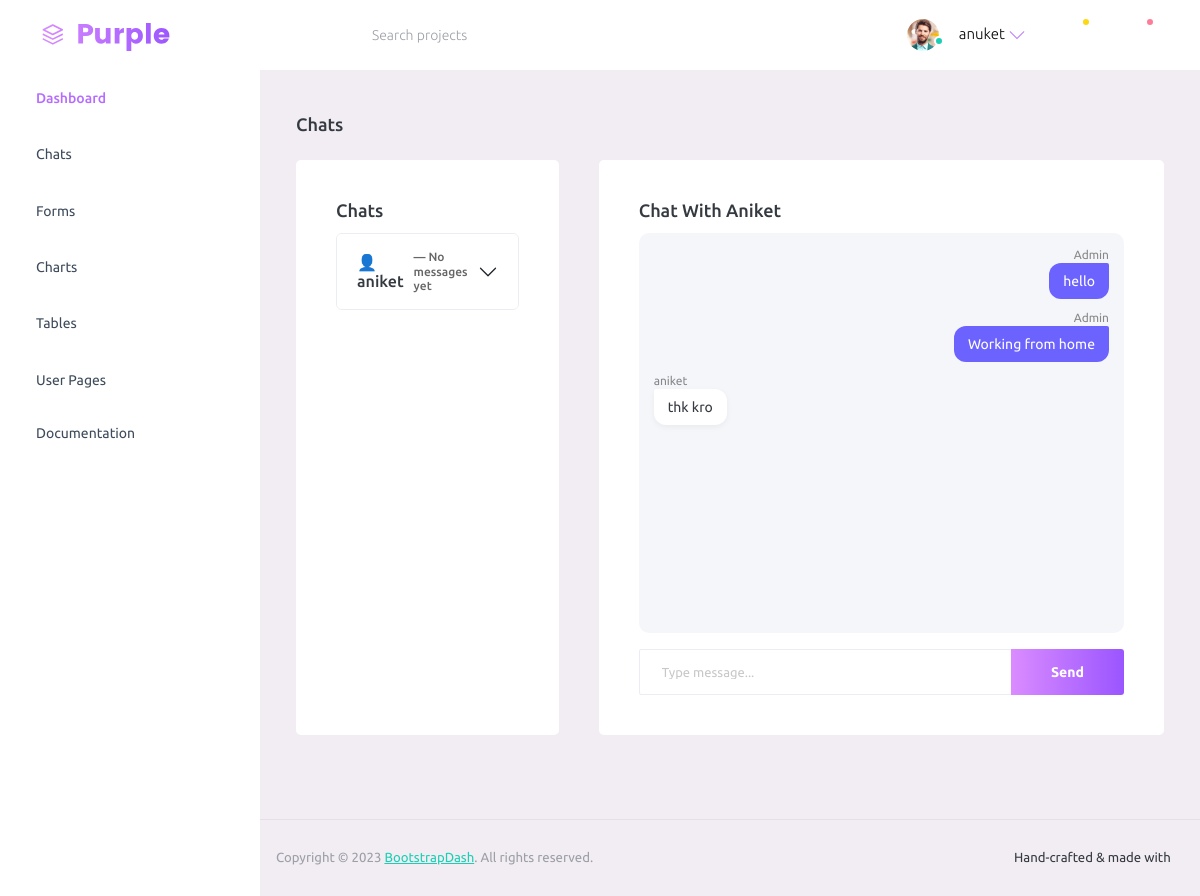
Page /dashboard/chat/17/ (signed in) on the committed database.
### user/models.py (models this page shows, shortened)
class Ticket(models.Model):
    STATUS_CHOICES = [
        ('pending', 'Pending'),
        ('in_progress', 'In Progress'),
        ('resolved', 'Resolved'),
    ]
    user = models.ForeignKey(User, on_delete=models.CASCADE)
    title = models.CharField(max_length=255)
    description = models.TextField()
    image = models.ImageField(upload_to='tickets/images/', blank=True, null=True)
    document = models.FileField(upload_to='tickets/docs/', blank=True, null=True)
    purchase = models.ForeignKey(Purchase, on_delete=models.CASCADE, blank=True, null=True)
    other = models.CharField(max_length=255, blank=True, null=True)
    assigned_to = models.ForeignKey(User, on_delete=models.SET_NULL, null=True, blank=True, limit_choices_to={'is_staff': True}, related_name='assigned_tickets')
    category = models.CharField(max_length=50,blank=True, null=True)
    status = models.CharField(max_length=20, choices=STATUS_CHOICES, default='pending')
    created_at = models.DateTimeField(auto_now_add=True)

class TicketComment(models.Model):
    ticket = models.ForeignKey(Ticket, on_delete=models.CASCADE, related_name="chats")
    sender = models.ForeignKey(User, on_delete=models.CASCADE, null=True, blank=True)
    message = models.TextField()
    image = models.ImageField(upload_to="chat_images/", blank=True, null=True)
    created_at = models.DateTimeField(auto_now_add=True)
    is_read = models.BooleanField(default=False)

### user/views.py (the view, shortened to what this page needs)
# urls.py: path('dashboard/chat/<int:ticket_id>/', views.admin_ticket_chat, name='admin_ticket_chat'),
def admin_ticket_chat(request, ticket_id):
    if not request.user.is_staff:
        return redirect('admin_login')
    ticket = get_object_or_404(Ticket, id=ticket_id)
    tickets = Ticket.objects.all()
    messages = TicketComment.objects.filter(ticket=ticket).order_by('created_at')
    return render(request, 'Dashboard/chat.html', {
        'ticket': ticket,
        'tickets': tickets,
        'messages': messages
    })

### user/templates/Dashboard/chat.html (shortened to what this page needs)
{% load static %}
<!DOCTYPE html>
<html lang="en">
  <head>
    <link
      rel="stylesheet"
      href="{% static 'assets/vendors/mdi/css/materialdesignicons.min.css' %}"
    />
    <link
      rel="stylesheet"
      href="{% static 'assets/vendors/ti-icons/css/themify-icons.css' %}"
    />
    <link
      rel="stylesheet"
      href="{% static 'assets/vendors/css/vendor.bundle.base.css' %}"
    />
    <link
      rel="stylesheet"
      href="{% static 'assets/vendors/font-awesome/css/font-awesome.min.css' %}"
    />
    <link
      rel="stylesheet"
      href="{% static 'assets/vendors/bootstrap-datepicker/bootstrap-datepicker.min.css' %}"
    />
    <link rel="stylesheet" href="{% static 'assets/css/style.css' %}" />
  </head>
  <body>
    <div class="container-scroller">
      <div class="container-scroller">
      <nav
        class="navbar default-layout-navbar col-lg-12 col-12 p-0 fixed-top d-flex flex-row"
      >
        <div
          class="text-center navbar-brand-wrapper d-flex align-items-center justify-content-start"
        >
          <a class="navbar-brand brand-logo" href="index.html"
            ><img src="assets/images/logo.svg" alt="logo"
          /></a>
        </div>
        <div class="navbar-menu-wrapper d-flex align-items-stretch">
          <button
            class="navbar-toggler navbar-toggler align-self-center"
            type="button"
            data-toggle="minimize"
          >
            <span class="mdi mdi-menu"></span>
          </button>
          <div class="search-field d-none d-md-block">
            <form class="d-flex align-items-center h-100" action="#">
              <div class="input-group">
                <div class="input-group-prepend bg-transparent">
                  <i class="input-group-text border-0 mdi mdi-magnify"></i>
                </div>
                <input
                  type="text"
                  class="form-control bg-transparent border-0"
                  placeholder="Search projects"
                />
              </div>
            </form>
          </div>
          <ul class="navbar-nav navbar-nav-right">
            <li class="nav-item nav-profile dropdown">
              <a
                class="nav-link dropdown-toggle"
                id="profileDropdown"
                href="#"
                data-bs-toggle="dropdown"
              >
                <div class="nav-profile-img">
                  <img
                    src="{% static 'assets/images/faces/face1.jpg' %}"
                    alt="image"
                  />
                  <span class="availability-status online"></span>
                </div>
                <div class="nav-profile-text">
                  <p class="mb-1 text-black">{{ request.user.username }}</p>
                </div>
              </a>
            </li>
         <li class="nav-item dropdown">
              <a
                class="nav-link count-indicator dropdown-toggle"
                data-bs-toggle="dropdown"
              >
                <i class="mdi mdi-email-outline"></i>
                <span class="count-symbol bg-warning">
                </span>
              </a>
            </li>
            <li class="nav-item dropdown">
              <a
                class="nav-link count-indicator dropdown-toggle"
                data-bs-toggle="dropdown"
              >
                <i class="mdi mdi-bell-outline"></i>
                <span class="count-symbol bg-danger"></span>
              </a>
            </li>
          </ul>
        </div>
      </nav>
      <div class="container-fluid page-body-wrapper">
        <nav class="sidebar sidebar-offcanvas" id="sidebar">
          <ul class="nav">
            <li class="nav-item">
              <a class="nav-link" href="index.html">
                <span class="menu-title">Dashboard</span>
                <i class="mdi mdi-home menu-icon"></i>
              </a>
            </li>
          <li class="nav-item">
  <a
    class="nav-link"
    data-bs-toggle="collapse"
    href="#chatMenu"
  >
    <span class="menu-title">Chats</span>
    <i class="mdi mdi-chat-processing menu-icon"></i>
  </a>
</li>
            <li class="nav-item">
              <a
                class="nav-link"
                data-bs-toggle="collapse"
                href="#forms"
                aria-expanded="false"
                aria-controls="forms"
              >
                <span class="menu-title">Forms</span>
                <i class="mdi mdi-format-list-bulleted menu-icon"></i>
              </a>
            </li>
            <li class="nav-item">
              <a
                class="nav-link"
                data-bs-toggle="collapse"
                href="#charts"
                aria-expanded="false"
                aria-controls="charts"
              >
                <span class="menu-title">Charts</span>
                <i class="mdi mdi-chart-bar menu-icon"></i>
              </a>
            </li>
            <li class="nav-item">
              <a
                class="nav-link"
                data-bs-toggle="collapse"
                href="#tables"
                aria-expanded="false"
                aria-controls="tables"
              >
                <span class="menu-title">Tables</span>
                <i class="mdi mdi-table-large menu-icon"></i>
              </a>
            </li>
            <li class="nav-item">
              <a
                class="nav-link"
                data-bs-toggle="collapse"
                href="#auth"
                aria-expanded="false"
                aria-controls="auth"
              >
                <span class="menu-title">User Pages</span>
                <i class="menu-arrow"></i>
                <i class="mdi mdi-lock menu-icon"></i>
              </a>
            </li>
            <li class="nav-item">
              <a
                class="nav-link"
                href="docs/documentation.html"
                target="_blank"
              >
                <span class="menu-title">Documentation</span>
              </a>
            </li>
          </ul>
        </nav>
        <div class="main-panel">
          <div class="content-wrapper">
            <div class="page-header">
              <h3 class="page-title"> Chats</h3>
            </div>
           <div class="row">
 <div class="col-md-4 grid-margin stretch-card">
  <div class="card">
    <div class="card-body">
      <h4 class="card-title">Chats</h4>
      <div class="accordion" id="chatAccordion">
        {% regroup tickets by user as user_list %}
        {% for user_group in user_list %}
        <div class="accordion-item">
          <h2 class="accordion-header" id="heading{{ forloop.counter }}">
            <button class="accordion-button collapsed" type="button"
  data-bs-toggle="collapse"
  data-bs-target="#collapse{{ forloop.counter }}">
  👤 {{ user_group.grouper.username }}
  <span style="margin-left:10px; font-size:12px; color:#666;">
  {% if user_group.list.0.last_msg_text %}
    — {{ user_group.list.0.last_msg_text|truncatechars:25 }}
  {% else %}
    — No messages yet
  {% endif %}
</span>
</button>
          </h2>
        </div>
        {% empty %}
          <p>No chats available</p>
        {% endfor %}
      </div>
    </div>
  </div>
</div>
  <div class="col-md-8 grid-margin stretch-card">
    <div class="card">
      <div class="card-body">
        <h4 class="card-title">
          Chat with {{ ticket.user.username }}
        </h4>
<div style="height:400px; overflow-y:auto; padding:15px; background:#f5f6fa; border-radius:10px;">
  {% for msg in messages %}
    {% if not msg.sender.is_staff %}
    <div style="display:flex; justify-content:flex-start; margin-bottom:12px;">
      <div style="max-width:60%;">
        <div style="font-size:12px; color:#888; margin-bottom:2px;">
          {{ msg.sender.username }}
        </div>
        <div style="
          background:#ffffff;
          padding:10px 14px;
          border-radius:12px;
          border-top-left-radius:2px;
          box-shadow:0 2px 6px rgba(0,0,0,0.05);
          font-size:14px;
        ">
          {{ msg.message }}
        </div>
      </div>
    </div>
    {% else %}
    <div style="display:flex; justify-content:flex-end; margin-bottom:12px;">
      <div style="max-width:60%; text-align:right;">
        <div style="font-size:12px; color:#888; margin-bottom:2px;">
          Admin
        </div>
        <div style="
          background:#6c63ff;
          color:#fff;
          padding:10px 14px;
          border-radius:12px;
          border-top-right-radius:2px;
          font-size:14px;
        ">
          {{ msg.message }}
        </div>
      </div>
    </div>
    {% endif %}
  {% endfor %}
</div>
        <form method="POST" class="mt-3">
          <div class="input-group">
            <input type="text" name="message" class="form-control" placeholder="Type message..." required>
            <button class="btn btn-gradient-primary">Send</button>
          </div>
        </form>
      </div>
    </div>
  </div>
</div>
          </div>
          <footer class="footer">
            <div class="d-sm-flex justify-content-center justify-content-sm-between">
              <span class="text-muted text-center text-sm-left d-block d-sm-inline-block">Copyright © 2023 <a href="https://www.bootstrapdash.com/" target="_blank">BootstrapDash</a>. All rights reserved.</span>
              <span class="float-none float-sm-right d-block mt-1 mt-sm-0 text-center">Hand-crafted & made with <i class="mdi mdi-heart text-danger"></i></span>
            </div>
          </footer>
        </div>
      </div>
    </div>
  </body>
</html>

### rows in the picture
Ticket: user.username "Aniket"
TicketComment: message "hello"
TicketComment: message "Working from home"
TicketComment: sender.username "aniket", message "thk kro"

### other values in the picture
{{ request.user.username }} "anuket"
{{ user_group.grouper.username }} "aniket"
